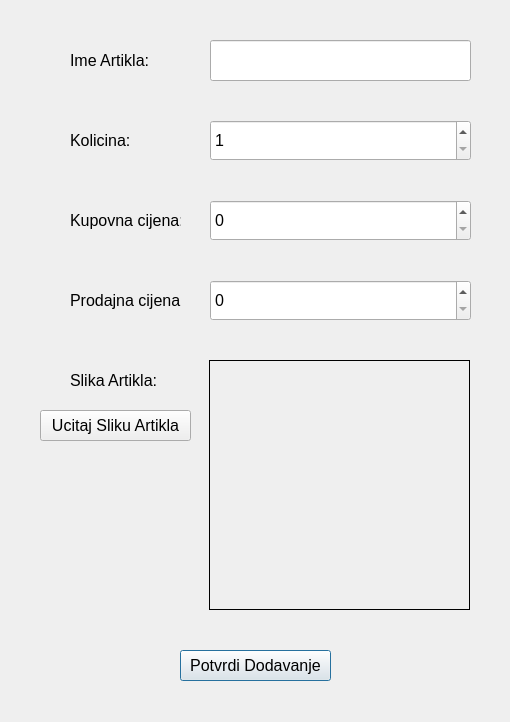
<?xml version="1.0" encoding="UTF-8"?>
<ui version="4.0">
 <class>AddItemDialog</class>
 <widget class="QDialog" name="AddItemDialog">
  <property name="geometry">
   <rect>
    <x>0</x>
    <y>0</y>
    <width>510</width>
    <height>722</height>
   </rect>
  </property>
  <property name="windowTitle">
   <string>Dodaj Artikl</string>
  </property>
  <widget class="QLabel" name="label">
   <property name="geometry">
    <rect>
     <x>70</x>
     <y>40</y>
     <width>121</width>
     <height>41</height>
    </rect>
   </property>
   <property name="font">
    <font>
     <pointsize>12</pointsize>
    </font>
   </property>
   <property name="text">
    <string>Ime Artikla:</string>
   </property>
  </widget>
  <widget class="QLabel" name="label_2">
   <property name="geometry">
    <rect>
     <x>70</x>
     <y>120</y>
     <width>131</width>
     <height>41</height>
    </rect>
   </property>
   <property name="font">
    <font>
     <pointsize>12</pointsize>
    </font>
   </property>
   <property name="text">
    <string>Kolicina:</string>
   </property>
  </widget>
  <widget class="QLabel" name="label_3">
   <property name="geometry">
    <rect>
     <x>70</x>
     <y>360</y>
     <width>131</width>
     <height>41</height>
    </rect>
   </property>
   <property name="font">
    <font>
     <pointsize>12</pointsize>
    </font>
   </property>
   <property name="text">
    <string>Slika Artikla:</string>
   </property>
  </widget>
  <widget class="QLineEdit" name="txtProductName">
   <property name="geometry">
    <rect>
     <x>210</x>
     <y>40</y>
     <width>261</width>
     <height>41</height>
    </rect>
   </property>
   <property name="font">
    <font>
     <pointsize>12</pointsize>
    </font>
   </property>
  </widget>
  <widget class="QSpinBox" name="sbQuantity">
   <property name="geometry">
    <rect>
     <x>210</x>
     <y>120</y>
     <width>261</width>
     <height>41</height>
    </rect>
   </property>
   <property name="font">
    <font>
     <pointsize>12</pointsize>
    </font>
   </property>
   <property name="minimum">
    <number>1</number>
   </property>
   <property name="maximum">
    <number>1000</number>
   </property>
  </widget>
  <widget class="QLabel" name="lblImage">
   <property name="geometry">
    <rect>
     <x>209</x>
     <y>360</y>
     <width>261</width>
     <height>250</height>
    </rect>
   </property>
   <property name="frameShape">
    <enum>QFrame::Panel</enum>
   </property>
   <property name="text">
    <string/>
   </property>
  </widget>
  <widget class="QPushButton" name="btnConfirmAdd">
   <property name="geometry">
    <rect>
     <x>180</x>
     <y>650</y>
     <width>151</width>
     <height>31</height>
    </rect>
   </property>
   <property name="font">
    <font>
     <pointsize>12</pointsize>
    </font>
   </property>
   <property name="text">
    <string>Potvrdi Dodavanje</string>
   </property>
  </widget>
  <widget class="QPushButton" name="btnLoadImage">
   <property name="geometry">
    <rect>
     <x>40</x>
     <y>410</y>
     <width>151</width>
     <height>31</height>
    </rect>
   </property>
   <property name="font">
    <font>
     <pointsize>12</pointsize>
    </font>
   </property>
   <property name="text">
    <string>Ucitaj Sliku Artikla</string>
   </property>
  </widget>
  <widget class="QLabel" name="label_4">
   <property name="geometry">
    <rect>
     <x>70</x>
     <y>280</y>
     <width>111</width>
     <height>41</height>
    </rect>
   </property>
   <property name="font">
    <font>
     <pointsize>12</pointsize>
    </font>
   </property>
   <property name="text">
    <string>Prodajna cijena:</string>
   </property>
  </widget>
  <widget class="QLabel" name="label_5">
   <property name="geometry">
    <rect>
     <x>70</x>
     <y>200</y>
     <width>111</width>
     <height>41</height>
    </rect>
   </property>
   <property name="font">
    <font>
     <pointsize>12</pointsize>
    </font>
   </property>
   <property name="text">
    <string>Kupovna cijena:</string>
   </property>
  </widget>
  <widget class="QSpinBox" name="sbBuyingPrice">
   <property name="geometry">
    <rect>
     <x>210</x>
     <y>200</y>
     <width>261</width>
     <height>41</height>
    </rect>
   </property>
   <property name="font">
    <font>
     <pointsize>12</pointsize>
    </font>
   </property>
   <property name="maximum">
    <number>100000</number>
   </property>
  </widget>
  <widget class="QSpinBox" name="sbSellingPrice">
   <property name="geometry">
    <rect>
     <x>210</x>
     <y>280</y>
     <width>261</width>
     <height>41</height>
    </rect>
   </property>
   <property name="font">
    <font>
     <pointsize>12</pointsize>
    </font>
   </property>
   <property name="maximum">
    <number>100000</number>
   </property>
  </widget>
 </widget>
 <resources/>
 <connections/>
</ui>
